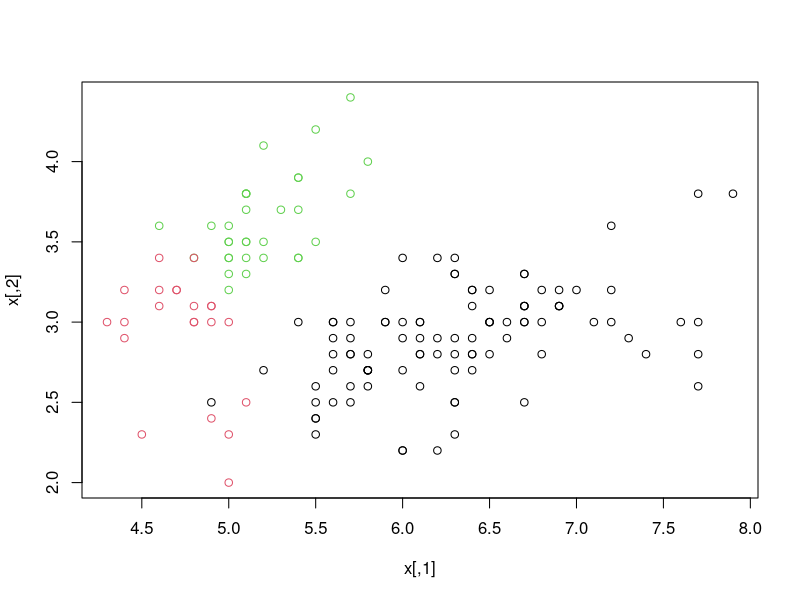

Here is the R script that generated this plot:
data(iris)
x<-rbind(iris$Sepal.Length, iris$Sepal.Width, iris$Petal.Length)
x<-t(x)
km <- kmeans(x, 3, 15)
print(km)
plot(x, col = km$cluster)
